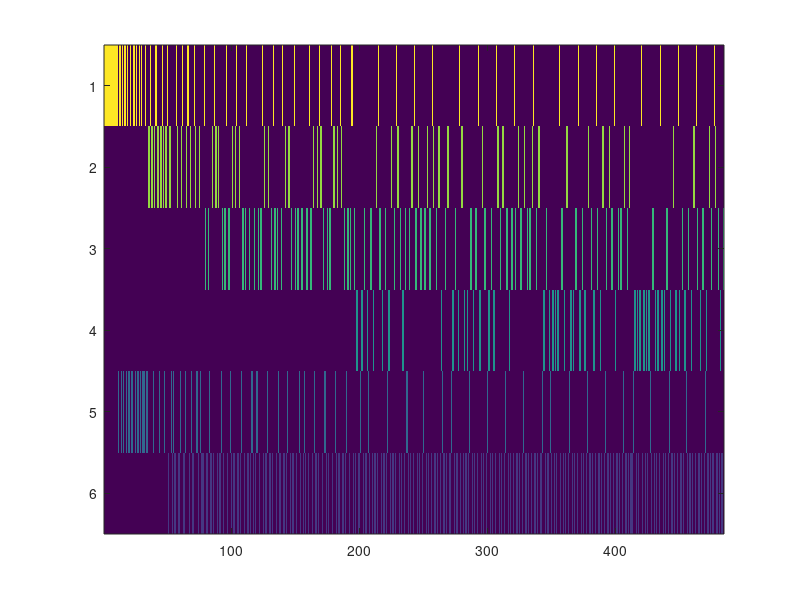

The MATLAB script that drew this image:
%%%%%%%%%%%%%%%%%%%%%%%%%%
% hierarchical_suppression_computational_model
 
% This code will simulate dust-induced fly grooming behavior
%
%
% Original modeling and code by Primoz Ravbar
% March, 2013
%
% Unilateral inhibition implementation and code by Brett Mensh
% June, 2013
%
% Expanded and edited by Primoz Ravbar
% July, 2013
% 
% AVB 07/13/2016
%%%%%%%%%%%%%%%%%%%%%%%%%%

%%
clear all;close all
 
%% Specify model parameters
% User: set the following parameters to simulate the grooming sequence
% model. The default setting includes leg rubbing and uses sensory gain
% implementation. 
 
numb_of_segments=4; % how many cleaning modules? Current model uses 4
 
threshold_range = [0.0 0.0]; % sensory threshold difference not used in the current model 
 
dust_amount=1; % this is the initial dust that is on the fly. Default = 1, meaning fully dusty fly. Use 0 to simulate constitutive cleaning without dust.
dust_homo=10; % how homogeneous is the dust? 1 means random amount of dust; 10 means that the dust varies randomly within the upper 10% while 90% of the body is fully covered
 
clean_incr=0.08; %how much dust is taken off of a body part in each "cleaning iteration" or "wipe"
 
%% 
%%%%%%%%%%%% SET THE IMPLEMENTATION: UIM OR SGM %%%%%%%%%%%%%%%%
% set sensory gain here (for SGM):
%wii=[0.5 0.4 0.3 0.2 0.1]; %used these weights for the sensory gain part
%of Figure 4 (Figure 4C) %only use for 5 segment model (5 cleaning modules)
% the following line should be used for arbitrary number of segments (cleaning modules):
sensory_gain_range = [3.0 1.0];
wii = linspace(sensory_gain_range(1),sensory_gain_range(2),numb_of_segments); 
%use the range on the following line to make sensory gain accross the
%modules equal
%sensory_gain_range = [1.0 1.0];wii = linspace(sensory_gain_range(1),sensory_gain_range(2),numb_of_segments); 

 
% set unilateral inhibition here (for UIM):
%weight_unilateral_inh=-0.5; %used this value for the unilateral inhibition shown in Figure 4D - weights of unidirectional inhibitions (0 to -1)
weight_unilateral_inh=0.0; % weights of unidirectional inhibitions removed
 
%%%%%%%%%%%%% INCLUDE LEG RUBBING %%%%%%%%%%%%%%%%%%%%%%%%%
numb_of_leg_pairs =2; % how many pairs of legs; current model uses 2 pairs of legs involved in grooming
 
leg_gain=30; % set sensitivity of legs to dust (sensory gain of legs); in the current model it is set at 30
dust_removed_leg_rub=0.08; % the fraction of dust removed from legs with every leg rub; 
 
dust_added_to_leg=0.08; % the fraction of dust added to legs as they clean the body, per stroke. 
%dust_added_to_leg=0.00; % select this line to simulate the model without
%involvment of legs
threshold_leg = 0.00; % in current model threshold is set to zero
%%%%%%%%%%%%%%%%%%%%%%%%%%%%%%%%%%%%%%%%%%%%%%%%%%%%%%%%%%%%%%%%%%%%%
 
 
%%%%%%%%%%%%%%%%%%%% SET CONSTITUTIVE ACTIVATION OF A CLEANING MODULE %%%%%%%%%%%%%%%%%%%%%%%%%%%
% Select the module for constitutive activation (1-5). Works only for a 5
% segment model. Use 0 for no constitutive activation.
ect_drive_module = 0;
 
 
%%%%%%%%%%%%%%%% END OF USER PARAMETER SETTING %%%%%%%%%%%%%%%%%%%%%

%% 
for i=1:numb_of_segments;
  dust_amount_record(i,1)=dust_amount-((dust_amount*rand)/dust_homo);
end
 
d=dust_amount_record*10; 
 
for i=1:numb_of_leg_pairs;
    threshold_record_leg(i,1)=threshold_leg;
end
 
 
for i=1:numb_of_leg_pairs;
  dust_amount_record_leg(i,1)=0;
end
 
 
 
for i=1:numb_of_leg_pairs;
   activity_record_leg(i,1)=dust_amount_record_leg(i,1)-threshold_record_leg(i,1);
end
 
 
 
%creates a vector of the threshold range for the number of segements
    
   threshold_initial = linspace(threshold_range(1),threshold_range(2),numb_of_segments)';
   threshold_record = linspace(threshold_range(1),threshold_range(2),numb_of_segments)';
 
 
% Select module for constitutive activation
for gal=ect_drive_module:ect_drive_module;
    switch gal
        
      case 0   
          fly_type='wild-type';  
      case 1
          fly_type='GAL-eyes';
      case 2
         fly_type='GAL-antennae';
      case 3
         fly_type='GAL-abdomen';
      case 4
         fly_type='GAL-wings';
      case 5
         fly_type='GAL-thorax';
    end
    
 
  
    
    
       % construct the inhibitory weight matrix wij for UIM implementation
         w=weight_unilateral_inh; 
                
          for m=1:numb_of_segments; 
              for n=1:numb_of_segments;
                  if m > n; wij(m,n)=0;end;
                  if m == n; wij(m,n)=1;end;
                  if m < n; wij(m,n)=w;end;
              end;
          end
 
                wij_string='uptri';  
 
        dustmat=d; %this stores all the "dust levels" across all the iterations
        segment_record=zeros(1,numb_of_segments);
        weight_record=ones(numb_of_segments,1); % no self-excitation in current model; keep at 1
 
        
        %%%%%%%%%%%%%%% MAIN LOOP STARTS HERE %%%%%%%%%%%%%%%%%%%%%%%%%%%%%%%%%%%
 
        i=0;
        sent=0;
%runs for 2000 iterations
        while sent~=99 & i<2000
            i=i+1;
            sensin=(dustmat(:,i)'.*wii) - threshold_record'; %this is activation level:the activity of the sensory neuron is the amount of dust times the sensory gain
            out=sensin*wij;  %sensory input times the synaptic weight matrix for UDM implementation
            [y,ind] = max(out);  % select the winner
            if y<0 % stop if the winner's activation level is negative
                sent=99;
            end
            
            out(out<0)=0;
            
            
            if ind <  numb_of_segments/2; l=1;end % set the index for legs; if the anterior modules are active set l = 1 for front legs; 
            if ind >= numb_of_segments/2; l=2;end % if posterior modules are actove set l = 2;
            
           
           %%%%%%%%%%% INCLUDE LEG RUBBING TO THE MODEL %%%%%%%%%%%%%% 
            %update all the data logs appropriately
            activitymat(1:numb_of_segments,i)=out';
           
            dustmat(1:numb_of_segments,i+1)=dustmat(1:numb_of_segments,i);
            dustmat(ind,i+1)=dustmat(ind,i+1)-clean_incr;
            
             dust_amount_record_leg(:,i+1)=dust_amount_record_leg(:,i);           
             dust_amount_record_leg(l,i+1)=dust_amount_record_leg(l,i+1) + dust_added_to_leg;
             dust_amount_record_leg(dust_amount_record_leg<0)=0;
             dust_amount_record_leg(dust_amount_record_leg>1)=1;
            
             activity_record_leg(l,i)=dust_amount_record_leg(l,i)*leg_gain;
            
             max_activity_leg=max(activity_record_leg(:,i)); % same as above for legs
             max_activity = max(activitymat(:,i));
            
 
              if dust_amount_record_leg(l,i) > threshold_record_leg(l,1) && activity_record_leg(l,i) == max_activity_leg && max_activity < max_activity_leg;
          
                dust_amount_record_leg(l,i+1)=dust_amount_record_leg(l,i )- dust_removed_leg_rub;
                dust_amount_record_leg(dust_amount_record_leg<0)=0;
                ethogram_max_activity(numb_of_segments+l,i+1)=1;
                
                winner(1,i)=numb_of_segments + l;
                winmat(1:numb_of_segments,i)=zeros(numb_of_segments,1); 
                winmat(numb_of_segments + l,i)=1;
                
              else
                  
               winner(1,i)=ind;
               winmat(1:numb_of_segments,i)=zeros(numb_of_segments,1); 
               winmat(ind,i)=1;
                
              end
  
            %%%%%%%%%% IMPLEMENT SENSORY DRIVE HERE %%%%%%%%%%%%  
 
            if gal>0  % if this is not a wild-type fly
               dustmat(gal,i+1)=10;  %then override the constitutive module's actual dust level to a constant dust level of maximum (10) on the next round
            end
            %%%%%%%%%%%%%%%%%%%%%%%%%%%%%%%%%%%%%%%%%%%%%%%%%%%%%%%%%%%%
            
 
            winner(:,1:i);
            winmat(:,1:i);
            dustmat(:,1:i+1);
 
        end  %%%%%%THIS IS THE END OF THE MAIN LOOP%%%%
 
        disp(['there were ' num2str(i) ' iterations on the ' fly_type ' , ' wij_string ' run'])
 
end 
 
%% MAIN OUTPUT OF THE MODEL
% This is the ethogram: rows: "active cleaning module"; cols: "time"; 
% The bottom 2 rows represent the front and back leg rubbing if
% implemented
ethogram_binary=winmat; 

%% Plot ethogram
for i=1:size(ethogram_binary,1);
    eth(i,:)=ethogram_binary(i,:)*(size(ethogram_binary,1)+1-i);
end
ethogram_total=eth;

figure;
imagesc(ethogram_total)
  




